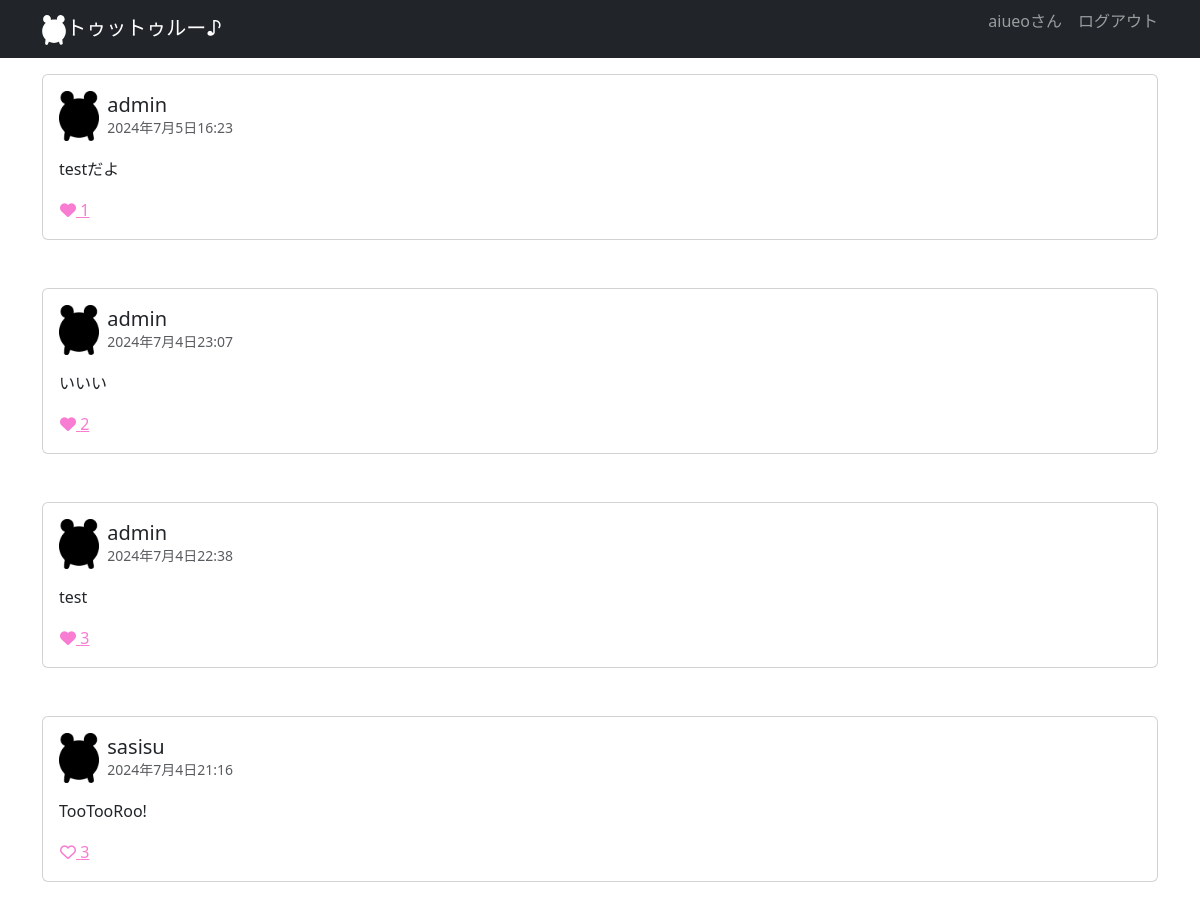
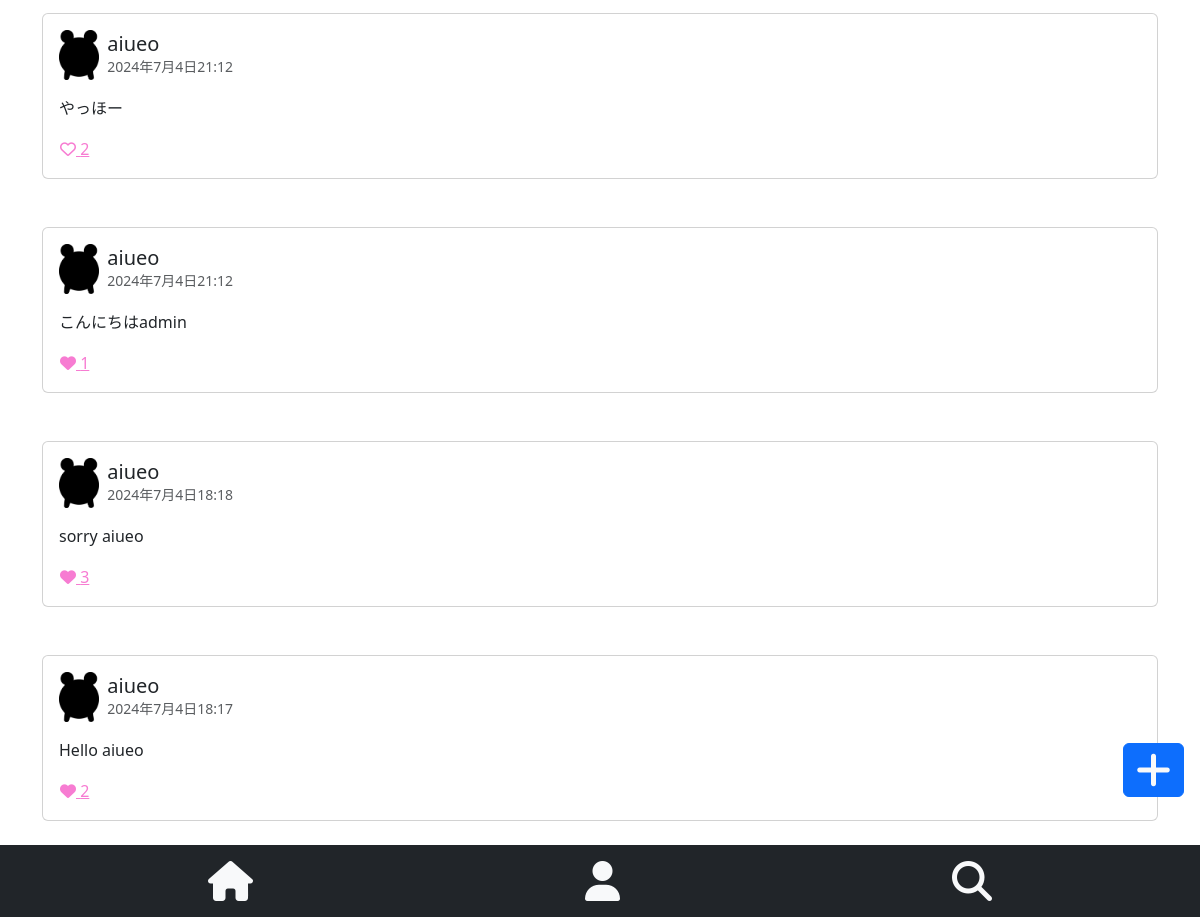
The page /top/ (signed in) on the database its author committed (2 pictures, top to bottom).
### main/models.py (models this page shows, shortened)
class Toot(models.Model):
    user = models.ForeignKey(CustomUser, on_delete=models.CASCADE, related_name='toots', verbose_name='投稿者')
    content = models.CharField('内容', max_length=280)
    created_at = models.DateTimeField('投稿日', auto_now_add=True)
    updated_at = models.DateTimeField('更新日', auto_now=True)
    original_toot = models.ForeignKey('self', null=True, blank=True, on_delete=models.SET_NULL, related_name='original_toot_retoots', verbose_name='元のトゥート')
    like_count = models.PositiveIntegerField(default=0)

class CustomUser(models.Model):
    user = models.OneToOneField(settings.AUTH_USER_MODEL, on_delete=models.CASCADE)
    bio = models.TextField(blank=True, null=True)
    profile_image = models.ImageField(upload_to='main/static/media/profile_images/', blank=True, null=True)
    created_at = models.DateTimeField('アカウント作成日', auto_now_add=True)
    updated_at = models.DateTimeField('アカウント更新日', auto_now=True)
    def __str__(self):
        return self.user.username

### main/views.py (the view)
# urls.py: path('top/', views.TopView.as_view(), name='top'),
class TopView(ListView):
    model = Toot
    usrmodel = CustomUser
    template_name = 'toot/top.html'
    context_object_name = 'toots'
    ordering = ['-created_at']
    login_url = '/login/'
    def get_context_data(self, **kwargs):
        context = super().get_context_data(**kwargs)
        context['form'] = TootForm()
        if self.request.user.is_authenticated:
            user = self.request.user.customuser
            liked_toots = Like.objects.filter(user=user).values_list('toot_id', flat=True)
            context['liked_toots'] = liked_toots
        else:
            context['liked_toots'] = []
        return context

### main/templates/toot/top.html (shortened to what this page needs)
{% extends 'toot/base.html' %}
{% load django_bootstrap5 %}
{% load static %}
{% block main %}
{% if toots %}
<div class="pb-5">
    {% for toot in toots %}
    <div class="card my-3 mb-5" id="toot-{{ toot.id }}">
        <div class="card-body">
            <a href="{% url 'toot_detail' toot.id %}" class="text-decoration-none text-dark">
                <div class="d-flex align-items-center">
                    <img src="{% static 'media/icon.png' %}" alt="Default Image" height="50">
                    <div class="mx-2">
                        <h5 class="mb-0">{{ toot.user }}</h5>
                        <small class="text-muted">{{ toot.created_at }}</small>
                    </div>
                </div>
                <div class="mt-3">
                    <p class="mb-0">{{ toot.content|truncatewords:5 }}</p>
                </div>
            </a>
            <div class="mt-3">
                <form action="{% url 'like_toot' toot.id %}" method="post" class="d-inline">
                    <button type="submit" class="btn btn-link p-0" style="color:rgb(247, 124, 210);">
                        <i class="fa{% if toot.id in liked_toots %}-solid{% else %}-regular{% endif %} fa-heart"></i>
                        <span>{{ toot.like_count }}</span>
                    </button>
                </form>
            </div>
        </div>
    </div>
    {% endfor %}
</div>
{% else %}
<p>投稿はありません</p>
{% endif %}
{% endblock %}

### main/templates/toot/base.html (shortened to what this page needs)
{% load static %}
{% load django_bootstrap5 %}
<html>
<head class="fixed-top">
    {% bootstrap_css %}
</head>
<body>
    <nav class="navbar navbar-expand flex-md-row navbar-dark bg-dark">
        <div class="container justify-content-between">
            <a href="/" class="navbar-brand"><img src="{% static 'media/icon.svg' %}" height="30px">トゥットゥルー♪</a>
            <ul class="navbar-nav mr-md-2">
                {% if user.is_authenticated %}
                <form id="logout-form" method="post" action="{% url 'logout' %}">
                    <button type="submit" class="nav-link btn btn-link" style="padding: 0;">
                        {{ user.username }}さん　ログアウト</button>
                </form>
                {% else %}
                <li class="nav-item"><a class="nav-link" href="{% url 'login' %}">ログイン</a></li>
                <li class="nav-item"><a class="nav-link" href="{% url 'signup' %}">会員登録</a></li>
                {% endif %}
            </ul>
        </div>
    </nav>
    <main>
        <div class="container">
            {% block main %}{% endblock %}
        </div>
    </main>
    <footer class="fixed-bottom">
        <div class="text-end pe-3 pb-5 fs-1">
            {% if user.is_authenticated %}
            <button class="btn btn-primary text-light fs-3" data-bs-toggle="modal" data-bs-target="#tootModal"><i
                    class="fa-solid fa-plus fs-1"></i></button>
            {% else %}
            <a class="btn btn-primary text-light" href="{% url 'login' %}"><i class="fa-solid fa-plus"></i></a>
            {% endif %}
        </div>
        <div class="bottom-navbar bg-dark py-2">
            <div class="container">
                <ul class="nav justify-content-around">
                    <li class="nav-item">
                        <a class="nav-link text-light fs-3" href="{% url 'root' %}" style="z-index: 100;">
                            <i class="fa-solid fa-house fs-1"></i>
                        </a>
                    </li>
                    <li class="nav-item">
                        {% if user.is_authenticated %}
                        <a class="nav-link text-light fs-3" href="{% url 'user_detail' user.id %}">
                            <i class="fa-solid fa-user fs-1"></i>
                        </a>
                        {% else %}
                        <a class="nav-link text-light fs-3" href="">
                            <i class="fa-solid fa-user fs-1"></i>
                        </a>
                        {% endif %}
                    </li>
                    <li class="nav-item">
                        <a class="nav-link text-light fs-3" href="#">
                            <i class="fa-solid fa-magnifying-glass fs-1"></i>
                        </a>
                    </li>
                </ul>
            </div>
        </div>
    </footer>
</html>

### rows shown on the page
Toot: user "admin", created_at "2024年7月5日16:23", content "testだよ", like_count "1"
Toot: user "admin", created_at "2024年7月4日23:07", content "いいい", like_count "2"
Toot: user "admin", created_at "2024年7月4日22:38", content "test", like_count "3"
Toot: user "sasisu", created_at "2024年7月4日21:16", content "TooTooRoo!", like_count "3"
Toot: user "aiueo", created_at "2024年7月4日21:12", content "やっほー", like_count "2"
Toot: user "aiueo", created_at "2024年7月4日21:12", content "こんにちはadmin", like_count "1"
Toot: user "aiueo", created_at "2024年7月4日18:18", content "sorry aiueo", like_count "3"
Toot: user "aiueo", created_at "2024年7月4日18:17", content "Hello aiueo", like_count "2"

### other values the page prints
{{ user.username }} "aiueo"
